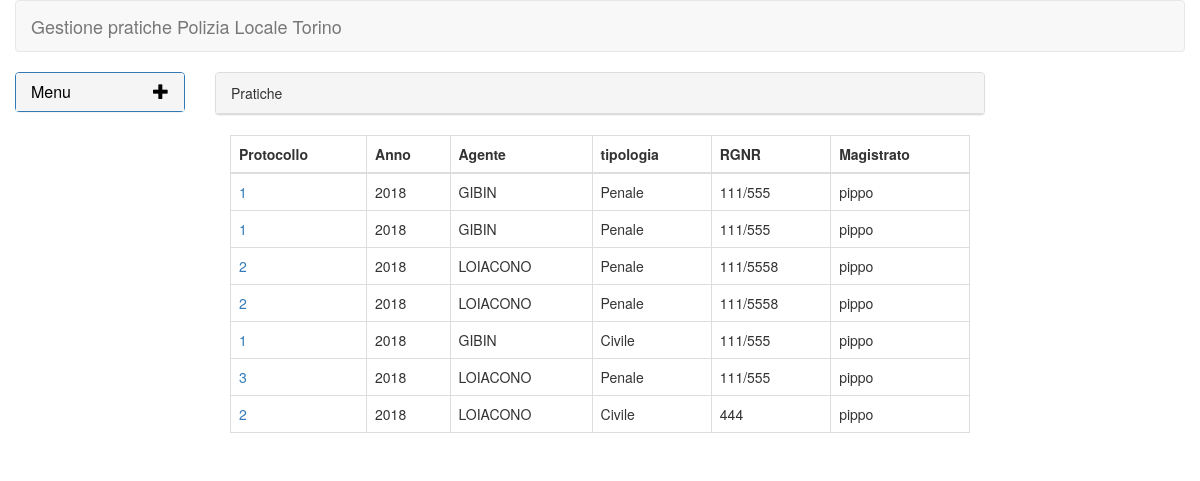
The app's page /pratiche/indagato/1/ (signed in) with its own data.
### pratiche/models.py (models this page shows, shortened)
class Pratica(models.Model):
	prot = models.IntegerField(null=False, blank=False)
	timestamp = models.DateTimeField(auto_now_add=True, auto_now=False)
	tipologia = models.PositiveSmallIntegerField(choices=tipo_choices)
	agente = models.ForeignKey('Agente', on_delete=models.SET_NULL, null=True, blank=True)
	magistrato = models.ForeignKey('Magistrato', on_delete=models.SET_NULL, null=True, blank=True)
	rgnr = models.CharField(max_length=10)
	fncr = models.CharField(max_length=10, choices=fncr_choices)
	data_delega = models.DateField(auto_now=False, auto_now_add=False)
	indagati = models.ForeignKey('Indagato', on_delete=models.SET_NULL, null=True, blank=True)
	attivita = models.TextField(max_length=1000, null=True, blank=True)
	data_restituzione = models.DateField(auto_now=False, auto_now_add=False, null=True, blank=True)
	note = models.TextField(max_length=1000, null=True, blank=True)
	def get_absolute_url(self):
		return reverse('pratiche:pratica-detail',kwargs={'id':self.id})

class Agente(models.Model):
	nome = models.CharField(max_length=50, null=True, blank=True)
	cognome = models.CharField(max_length=50, null=False, blank=False)
	caratt = models.CharField(max_length=7, null=False, blank=False, default='')
	def __str__(self):
		return self.cognome

class Magistrato(models.Model):
	nome = models.CharField(max_length=50, null=True, blank=True)
	cognome = models.CharField(max_length=50, null=False, blank=False)
	ufficio = models.CharField(max_length=100, null=True, blank=True)
	tel_ufficio = models.CharField(max_length=15, null=False, blank=False, default='No')
	cellulare = models.CharField(max_length=15, null=True, blank=True)
	def __str__(self):
		return self.cognome

### pratiche/views.py (the view)
# urls.py: path('indagato/<int:pk>/',views.pratiche_indagato.as_view(), name='pratiche-indagato'),
class pratiche_indagato(ListView):
	model = Pratica
	template_name = 'pratiche/pratiche_indagato.html'
	def get_queryset(self):
		return Pratica.objects.filter(indagati=self.kwargs.get('pk'))

### pratiche/templates/pratiche/pratiche_indagato.html (shortened to what this page needs)
{% extends 'base.html' %}
{% block content %}
	<div class="panel panel-default">
	  <div class="panel-heading">Pratiche</div>
	</div>
	<form action='.' method='POST'>
	    <div class="container-fluid">
			<table class="table table-bordered">
			  <thead>
			    <tr>
					<th scope="col">Protocollo</th>
			        <th scope="col">Anno</th>
			        <th scope="col">Agente</th>
			        <th scope="col">tipologia</th>
			        <th scope="col">RGNR</th>
			        <th scope="col">Magistrato</th>
			    </tr>
			   </thead>
			  <tbody>
			    {% for obj in object_list %}
			    <tr>
			      <td><a href='{{ obj.get_absolute_url }}'>{{ obj.prot }}</a></td>
			      <td>{{ obj.timestamp|date:'Y' }}</td>
			      <td>{{ obj.agente }}</td>
			      <td>{{ obj.get_tipologia_display }}</td>
			      <td>{{ obj.rgnr }}</td>
			      <td>{{ obj.magistrato }}</td>
			    </tr>
			    {% endfor %}
			   </tbody>
			</table>
		</div>
	</form>
{% endblock %}

### records on screen
Pratica: prot "1", timestamp "2018", agente "GIBIN", tipologia "Penale", rgnr "111/555", magistrato "pippo"
Pratica: prot "1", timestamp "2018", agente "GIBIN", tipologia "Penale", rgnr "111/555", magistrato "pippo"
Pratica: prot "2", timestamp "2018", agente "LOIACONO", tipologia "Penale", rgnr "111/5558", magistrato "pippo"
Pratica: prot "2", timestamp "2018", agente "LOIACONO", tipologia "Penale", rgnr "111/5558", magistrato "pippo"
Pratica: prot "1", timestamp "2018", agente "GIBIN", tipologia "Civile", rgnr "111/555", magistrato "pippo"
Pratica: prot "3", timestamp "2018", agente "LOIACONO", tipologia "Penale", rgnr "111/555", magistrato "pippo"
Pratica: prot "2", timestamp "2018", agente "LOIACONO", tipologia "Civile", rgnr "444", magistrato "pippo"
